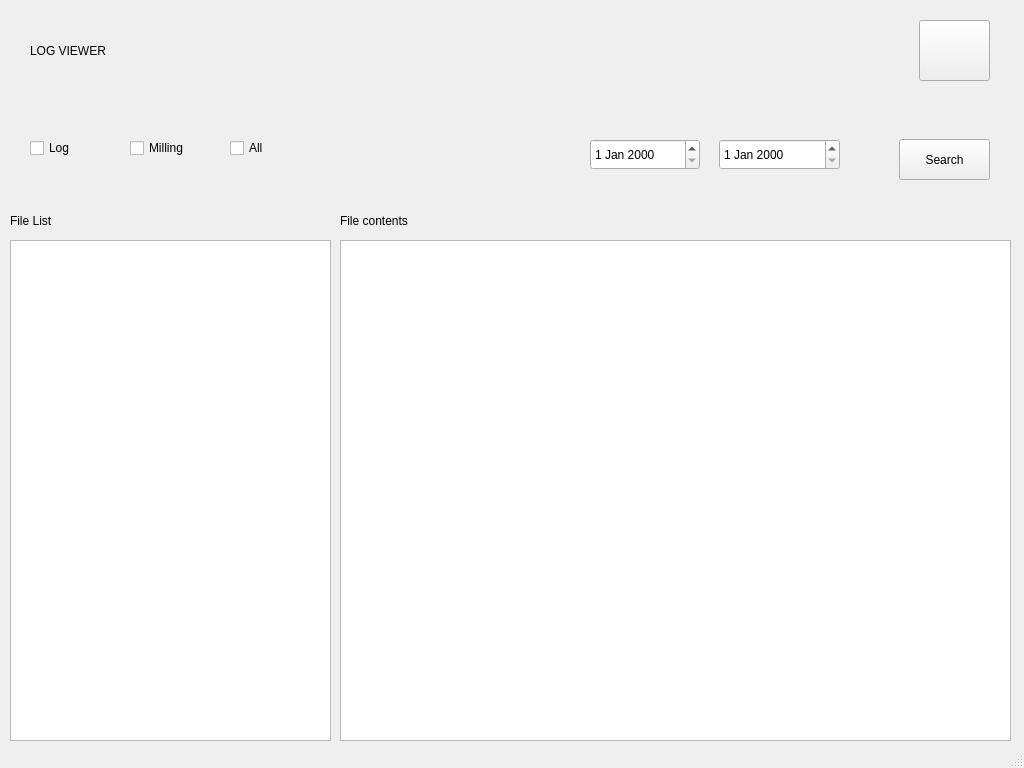
<?xml version="1.0" encoding="UTF-8"?>
<ui version="4.0">
 <class>LogViewerTwo</class>
 <widget class="QMainWindow" name="LogViewerTwo">
  <property name="geometry">
   <rect>
    <x>0</x>
    <y>0</y>
    <width>1024</width>
    <height>768</height>
   </rect>
  </property>
  <property name="minimumSize">
   <size>
    <width>1024</width>
    <height>768</height>
   </size>
  </property>
  <property name="maximumSize">
   <size>
    <width>1024</width>
    <height>768</height>
   </size>
  </property>
  <property name="windowTitle">
   <string>LogViewerTwo</string>
  </property>
  <widget class="QWidget" name="centralwidget">
   <property name="sizePolicy">
    <sizepolicy hsizetype="Fixed" vsizetype="Fixed">
     <horstretch>0</horstretch>
     <verstretch>0</verstretch>
    </sizepolicy>
   </property>
   <widget class="QWidget" name="wgtHeader" native="true">
    <property name="geometry">
     <rect>
      <x>10</x>
      <y>10</y>
      <width>1001</width>
      <height>91</height>
     </rect>
    </property>
    <widget class="QLabel" name="lblTitle">
     <property name="geometry">
      <rect>
       <x>20</x>
       <y>20</y>
       <width>151</width>
       <height>41</height>
      </rect>
     </property>
     <property name="text">
      <string>LOG VIEWER</string>
     </property>
    </widget>
    <widget class="QPushButton" name="btnExit">
     <property name="geometry">
      <rect>
       <x>909</x>
       <y>10</y>
       <width>71</width>
       <height>61</height>
      </rect>
     </property>
     <property name="focusPolicy">
      <enum>Qt::NoFocus</enum>
     </property>
     <property name="text">
      <string/>
     </property>
    </widget>
   </widget>
   <widget class="QWidget" name="wgtFilter" native="true">
    <property name="geometry">
     <rect>
      <x>10</x>
      <y>109</y>
      <width>1001</width>
      <height>91</height>
     </rect>
    </property>
    <widget class="QCheckBox" name="chkLog">
     <property name="geometry">
      <rect>
       <x>20</x>
       <y>30</y>
       <width>81</width>
       <height>18</height>
      </rect>
     </property>
     <property name="text">
      <string>Log</string>
     </property>
    </widget>
    <widget class="QCheckBox" name="chkMilling">
     <property name="geometry">
      <rect>
       <x>120</x>
       <y>30</y>
       <width>82</width>
       <height>18</height>
      </rect>
     </property>
     <property name="text">
      <string>Milling</string>
     </property>
    </widget>
    <widget class="QCheckBox" name="chkAll">
     <property name="geometry">
      <rect>
       <x>220</x>
       <y>30</y>
       <width>82</width>
       <height>18</height>
      </rect>
     </property>
     <property name="text">
      <string>All</string>
     </property>
    </widget>
    <widget class="QDateEdit" name="fromDateEdit">
     <property name="geometry">
      <rect>
       <x>580</x>
       <y>30</y>
       <width>110</width>
       <height>31</height>
      </rect>
     </property>
    </widget>
    <widget class="QDateEdit" name="toDateEdit">
     <property name="geometry">
      <rect>
       <x>709</x>
       <y>30</y>
       <width>121</width>
       <height>31</height>
      </rect>
     </property>
    </widget>
    <widget class="QPushButton" name="btnSearch">
     <property name="geometry">
      <rect>
       <x>889</x>
       <y>30</y>
       <width>91</width>
       <height>41</height>
      </rect>
     </property>
     <property name="maximumSize">
      <size>
       <width>1023</width>
       <height>768</height>
      </size>
     </property>
     <property name="text">
      <string>Search</string>
     </property>
    </widget>
   </widget>
   <widget class="QWidget" name="wgtFileList" native="true">
    <property name="geometry">
     <rect>
      <x>10</x>
      <y>210</y>
      <width>321</width>
      <height>531</height>
     </rect>
    </property>
    <widget class="QLabel" name="lblFileList">
     <property name="geometry">
      <rect>
       <x>0</x>
       <y>0</y>
       <width>91</width>
       <height>21</height>
      </rect>
     </property>
     <property name="text">
      <string>File List</string>
     </property>
    </widget>
    <widget class="QListWidget" name="fileListWidget">
     <property name="geometry">
      <rect>
       <x>0</x>
       <y>30</y>
       <width>321</width>
       <height>501</height>
      </rect>
     </property>
    </widget>
   </widget>
   <widget class="QWidget" name="wgtFileContent" native="true">
    <property name="geometry">
     <rect>
      <x>340</x>
      <y>210</y>
      <width>671</width>
      <height>531</height>
     </rect>
    </property>
    <widget class="QLabel" name="lblFileContents">
     <property name="geometry">
      <rect>
       <x>0</x>
       <y>0</y>
       <width>121</width>
       <height>21</height>
      </rect>
     </property>
     <property name="text">
      <string>File contents</string>
     </property>
    </widget>
    <widget class="QTextEdit" name="fileContentViewer">
     <property name="geometry">
      <rect>
       <x>0</x>
       <y>30</y>
       <width>671</width>
       <height>501</height>
      </rect>
     </property>
     <property name="focusPolicy">
      <enum>Qt::StrongFocus</enum>
     </property>
    </widget>
   </widget>
  </widget>
  <widget class="QStatusBar" name="statusbar"/>
 </widget>
 <resources/>
 <connections/>
</ui>
